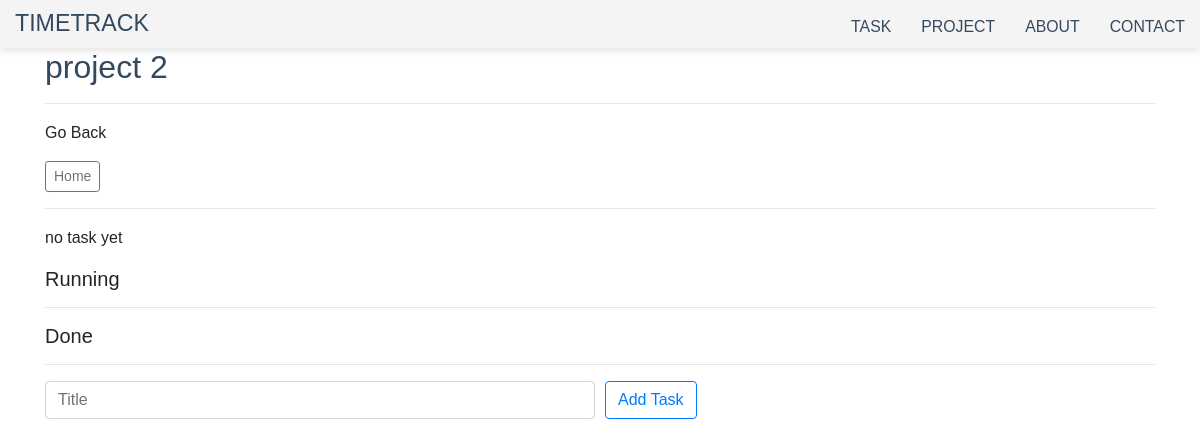
The page /project/10/ on the database as committed earlier.
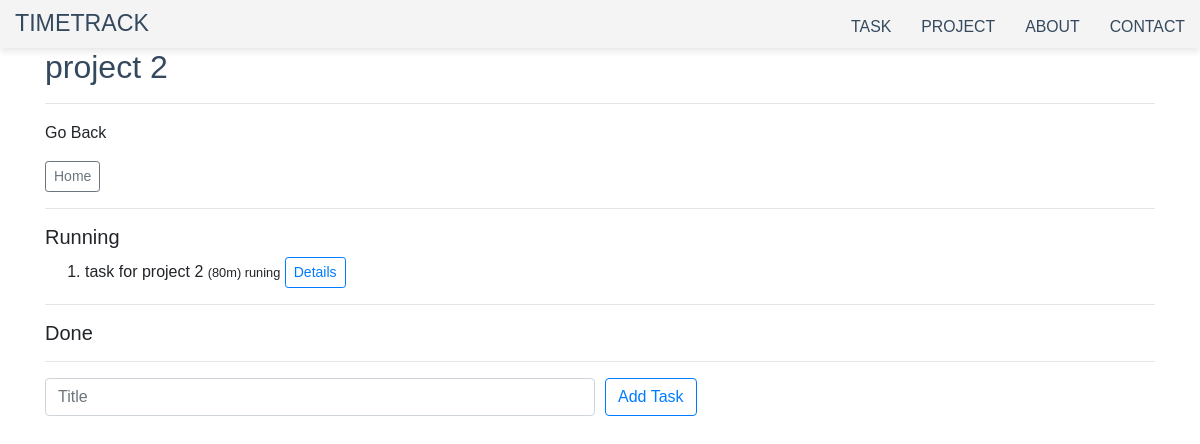
The same page on the database as committed later.
### project/models.py (models this page shows, shortened)
class Task(models.Model):
    RUNING = 'runing'
    DONE = 'done'
    STATUS_CHOICES = [
        (RUNING, 'Runing'),
        (DONE, 'Done'),
    ]
    project = models.ForeignKey(
        Project, related_name='task', on_delete=models.CASCADE)
    name = models.CharField(max_length=255)
    created_at = models.DateTimeField(default=timezone.now)
    created_by = models.ForeignKey(
        User, related_name='task', on_delete=models.CASCADE)
    status = models.CharField(
        max_length=20,
        choices=STATUS_CHOICES,
        default=RUNING
    )
    class Meta:
        ordering = ['-created_at']
    def registered_time(self):
        return sum(entry.minutes for entry in self.entries.all())

class Entry(models.Model):
    project = models.ForeignKey(
        Project, related_name='entries', on_delete=models.CASCADE)
    task = models.ForeignKey(
        Task, related_name='entries', on_delete=models.CASCADE)
    minutes = models.IntegerField(default=0)
    is_tracked = models.BooleanField(default=False)
    created_by = models.ForeignKey(
        User, related_name='entries', on_delete=models.CASCADE)
    created_at = models.DateTimeField()
    class Meta:
        ordering = ['-created_at']

### project/views.py (the view, shortened to what this page needs)
# urls.py: path('project/<int:pk>/', project_detail, name='project_detail'),
def project_detail(request, pk):
    project = get_object_or_404(Project, pk=pk)
    task_runing = project.task.filter(status=Task.RUNING)
    task_done = project.task.filter(status=Task.DONE)
    context = {
        'project': project,
        'task_runing': task_runing,
        'task_done': task_done
    }
    return render(request, 'project/project_details.html', context)

### project/templates/project/project_details.html (shortened to what this page needs)
{% extends "project/home.html" %} {% block content %}
<h2>{{ project.title }}</h2>
<hr />
<p>Go Back</p>
<a
  class="btn btn-outline-secondary btn-sm"
  href="{% url 'home' %}"
  >Home
</a>
<hr>
{% if not task_runing and not task_done %}
<p>no task yet</p>
{% endif %}
<h5>Running</h5>
<ol>
  {% if task_runing %} {% for task in task_runing %}
  <li>
    {{ task.name }}
    <small>({{ task.registered_time }}m) {{ task.status }}</small>
    <span>
      <a href="{% url 'task_detail' project.id task.id %}"
        ><button class="btn btn-outline-primary btn-sm">Details</button></a
      >
    </span>
  </li>
  {% endfor %} {% endif %}
</ol>
<hr />
<h5>Done</h5>
<hr>
<form method="POST">
  <div class="form-row mt-3">
    <div class="col">
      <input
        type="text"
        name="title"
        class="form-control"
        placeholder="Title"
      />
    </div>
    <div class="col">
      <button type="submit" class="btn btn-outline-primary mb-2">
        Add Task
      </button>
    </div>
  </div>
</form>
{% endblock content %}

Rows that differ between the two databases and show on the page:
added Task: name "task for project 2", registered_time "80", status "runing"
Other text that changed with them:
text no longer shown: "no task yet"
